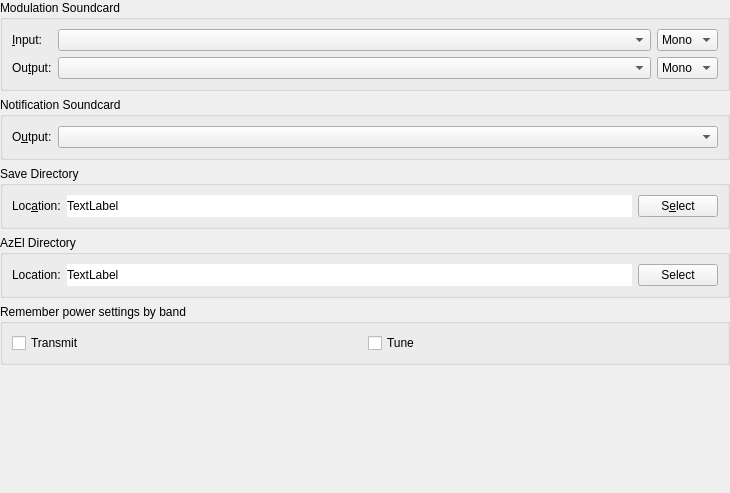
         <widget class="QWidget" name="scrollAreaWidgetContents_5">
          <property name="geometry">
           <rect>
            <x>0</x>
            <y>0</y>
            <width>730</width>
            <height>493</height>
           </rect>
          </property>
          <layout class="QVBoxLayout" name="verticalLayout_29">
           <property name="leftMargin">
            <number>0</number>
           </property>
           <property name="topMargin">
            <number>0</number>
           </property>
           <property name="rightMargin">
            <number>0</number>
           </property>
           <property name="bottomMargin">
            <number>0</number>
           </property>
           <item>
            <widget class="QGroupBox" name="soundcard_group_box">
             <property name="toolTip">
              <string>Souncard</string>
             </property>
             <property name="title">
              <string>Modulation Soundcard</string>
             </property>
             <layout class="QGridLayout" name="gridLayout_6">
              <item row="1" column="1">
               <widget class="LazyFillComboBox" name="sound_output_combo_box">
                <property name="sizePolicy">
                 <sizepolicy hsizetype="Preferred" vsizetype="Fixed">
                  <horstretch>1</horstretch>
                  <verstretch>0</verstretch>
                 </sizepolicy>
                </property>
                <property name="toolTip">
                 <string>Select the audio CODEC to use for transmitting.
If this is your default device for system sounds then
ensure that all system sounds are disabled otherwise
you will broadcast any systems sounds generated during
transmitting periods.</string>
                </property>
               </widget>
              </item>
              <item row="0" column="1">
               <widget class="LazyFillComboBox" name="sound_input_combo_box">
                <property name="sizePolicy">
                 <sizepolicy hsizetype="Preferred" vsizetype="Fixed">
                  <horstretch>1</horstretch>
                  <verstretch>0</verstretch>
                 </sizepolicy>
                </property>
                <property name="toolTip">
                 <string>Select the audio CODEC to use for receiving.</string>
                </property>
               </widget>
              </item>
              <item row="0" column="0">
               <widget class="QLabel" name="sound_input_label">
                <property name="text">
                 <string>&amp;Input:</string>
                </property>
                <property name="buddy">
                 <cstring>sound_input_combo_box</cstring>
                </property>
               </widget>
              </item>
              <item row="0" column="2">
               <widget class="QComboBox" name="sound_input_channel_combo_box">
                <property name="toolTip">
                 <string>Select the channel to use for receiving.</string>
                </property>
                <item>
                 <property name="text">
                  <string>Mono</string>
                 </property>
                </item>
                <item>
                 <property name="text">
                  <string>Left</string>
                 </property>
                </item>
                <item>
                 <property name="text">
                  <string>Right</string>
                 </property>
                </item>
                <item>
                 <property name="text">
                  <string>Both</string>
                 </property>
                </item>
               </widget>
              </item>
              <item row="1" column="2">
               <widget class="QComboBox" name="sound_output_channel_combo_box">
                <property name="toolTip">
                 <string>Select the audio channel used for transmission.
Unless you have multiple radios connected on different
channels; then you will usually want to select mono or
both here.</string>
                </property>
                <item>
                 <property name="text">
                  <string>Mono</string>
                 </property>
                </item>
                <item>
                 <property name="text">
                  <string>Left</string>
                 </property>
                </item>
                <item>
                 <property name="text">
                  <string>Right</string>
                 </property>
                </item>
                <item>
                 <property name="text">
                  <string>Both</string>
                 </property>
                </item>
               </widget>
              </item>
              <item row="1" column="0">
               <widget class="QLabel" name="sound_output_label">
                <property name="text">
                 <string>Ou&amp;tput:</string>
                </property>
                <property name="buddy">
                 <cstring>sound_output_combo_box</cstring>
                </property>
               </widget>
              </item>
             </layout>
            </widget>
           </item>
           <item>
            <widget class="QGroupBox" name="notification_soundcard_group_box">
             <property name="title">
              <string>Notification Soundcard</string>
             </property>
             <layout class="QGridLayout" name="gridLayout_18">
              <item row="0" column="0">
               <widget class="QLabel" name="notification_sound_output_label">
                <property name="text">
                 <string>O&amp;utput:</string>
                </property>
                <property name="buddy">
                 <cstring>sound_output_combo_box</cstring>
                </property>
               </widget>
              </item>
              <item row="0" column="1">
               <widget class="LazyFillComboBox" name="notification_sound_output_combo_box">
                <property name="sizePolicy">
                 <sizepolicy hsizetype="Preferred" vsizetype="Fixed">
                  <horstretch>1</horstretch>
                  <verstretch>0</verstretch>
                 </sizepolicy>
                </property>
                <property name="toolTip">
                 <string>Select the audio CODEC to use for notifications.
If this is your default device for system sounds and transmission then
ensure that all system sounds are disabled otherwise
you will broadcast any systems sounds and notifications generated during
transmitting periods.</string>
                </property>
               </widget>
              </item>
             </layout>
            </widget>
           </item>
           <item>
            <widget class="QGroupBox" name="save_path_group_box">
             <property name="toolTip">
              <string>Save Directory</string>
             </property>
             <property name="title">
              <string>Save Directory</string>
             </property>
             <layout class="QHBoxLayout" name="horizontalLayout_5">
              <item>
               <widget class="QLabel" name="save_path_label">
                <property name="text">
                 <string>Loc&amp;ation:</string>
                </property>
                <property name="buddy">
                 <cstring>save_path_select_push_button</cstring>
                </property>
               </widget>
              </item>
              <item>
               <widget class="QLabel" name="save_path_display_label">
                <property name="sizePolicy">
                 <sizepolicy hsizetype="Preferred" vsizetype="Preferred">
                  <horstretch>1</horstretch>
                  <verstretch>0</verstretch>
                 </sizepolicy>
                </property>
                <property name="toolTip">
                 <string>Path to which .WAV files are saved.</string>
                </property>
                <property name="autoFillBackground">
                 <bool>false</bool>
                </property>
                <property name="styleSheet">
                 <string notr="true">background-color: rgb(255, 255, 255);</string>
                </property>
                <property name="text">
                 <string>TextLabel</string>
                </property>
               </widget>
              </item>
              <item>
               <widget class="QPushButton" name="save_path_select_push_button">
                <property name="toolTip">
                 <string>Click to select a different save directory for .WAV files.</string>
                </property>
                <property name="text">
                 <string>S&amp;elect</string>
                </property>
               </widget>
              </item>
             </layout>
            </widget>
           </item>
           <item>
            <widget class="QGroupBox" name="azel_path_group_box">
             <property name="visible">
              <bool>false</bool>
             </property>
             <property name="toolTip">
              <string>AzEl Directory</string>
             </property>
             <property name="title">
              <string>AzEl Directory</string>
             </property>
             <layout class="QHBoxLayout" name="horizontalLayout_10">
              <item>
               <widget class="QLabel" name="azel_path_label">
                <property name="text">
                 <string>Location:</string>
                </property>
                <property name="buddy">
                 <cstring>azel_path_select_push_button</cstring>
                </property>
               </widget>
              </item>
              <item>
               <widget class="QLabel" name="azel_path_display_label">
                <property name="sizePolicy">
                 <sizepolicy hsizetype="Preferred" vsizetype="Preferred">
                  <horstretch>1</horstretch>
                  <verstretch>0</verstretch>
                 </sizepolicy>
                </property>
                <property name="styleSheet">
                 <string notr="true">background-color: rgb(255, 255, 255);</string>
                </property>
                <property name="text">
                 <string>TextLabel</string>
                </property>
               </widget>
              </item>
              <item>
               <widget class="QPushButton" name="azel_path_select_push_button">
                <property name="text">
                 <string>Select</string>
                </property>
               </widget>
              </item>
             </layout>
            </widget>
           </item>
           <item>
            <widget class="QGroupBox" name="split_operation_group_box_2">
             <property name="toolTip">
              <string>Power Memory By Band</string>
             </property>
             <property name="title">
              <string>Remember power settings by band</string>
             </property>
             <layout class="QHBoxLayout" name="horizontalLayout_13">
              <item>
               <widget class="QCheckBox" name="checkBoxPwrBandTxMemory">
                <property name="toolTip">
                 <string>Enable power memory during transmit</string>
                </property>
                <property name="text">
                 <string>Transmit</string>
                </property>
               </widget>
              </item>
              <item>
               <widget class="QCheckBox" name="checkBoxPwrBandTuneMemory">
                <property name="toolTip">
                 <string>Enable power memory during tuning</string>
                </property>
                <property name="text">
                 <string>Tune</string>
                </property>
               </widget>
              </item>
             </layout>
            </widget>
           </item>
           <item>
            <spacer name="verticalSpacer_3">
             <property name="orientation">
              <enum>Qt::Orientation::Vertical</enum>
             </property>
             <property name="sizeHint" stdset="0">
              <size>
               <width>0</width>
               <height>0</height>
              </size>
             </property>
            </spacer>
           </item>
           <item>
            <widget class="QWidget" name="widget_2" native="true"/>
           </item>
          </layout>
         </widget>
